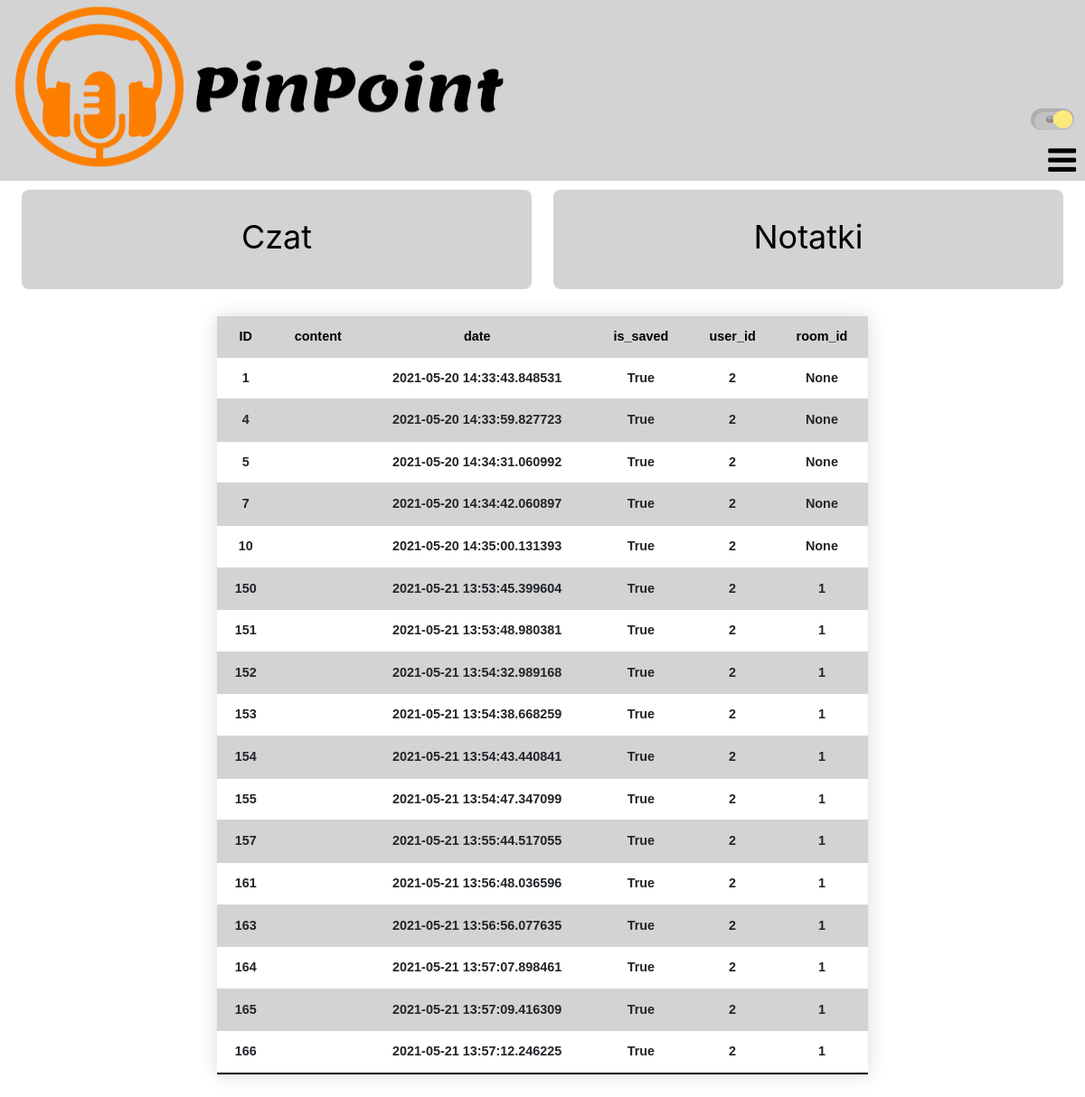
The page /history/user/2/messages on the database its author committed.
### application/models.py (models this page shows, shortened)
class Message(db.Model):
    __tablename__ = "message"
    message_id = db.Column(db.Integer, primary_key=True)
    content = db.Column(db.String(10000))
    date = db.Column(db.DateTime(timezone=True), default=func.now())
    is_saved = db.Column(db.Boolean, default=True)
    user_id = db.Column(db.Integer, db.ForeignKey('user.user_id'))
    room_id = db.Column(db.Integer, db.ForeignKey('room.room_id'))

### application/chat.py (the view)
@chat.route('/history/user/<user_id>/messages')
def history_user_message(user_id):
    json_messages = get_all_messages(user_id)
    return render_template("chat/history.html", user=current_user, messages=json_messages)

### application/chat.py (called while the page is built)
def get_all_messages(user_id=None, room_id=None, limit=100, to_json=False):
    if not user_id and not room_id:
        all_messages = Message.query.limit(limit).all()
    if not user_id and room_id:
        all_messages = Message.query.filter_by(room_id=room_id).limit(limit).all()
    if user_id and not room_id:
        all_messages = Message.query.filter_by(user_id=user_id).limit(limit).all()
    else:
        all_messages = Message.query.filter_by(user_id=user_id, room_id=room_id).limit(limit).all()
    if to_json:
        all_messages_asdict = []
        for message in all_messages:
            all_messages_asdict.append(message.as_dict())
        all_messagesJSON = json.dumps(all_messages_asdict, indent=4, sort_keys=True, default=str)
        return all_messagesJSON
    else:
        return all_messages

### application/templates/chat/history.html (shortened to what this page needs)
{% extends "base.html" %}
{% block styles %}
    <link rel="stylesheet" type="text/css" href="{{ url_for('static', filename='stylesheets/rooms_style.css') }}"/>
{% endblock %}
{% block content %}
    <div id="buttons">
        <a id="rooms2" href="/history/user/{{ current_user.user_id }}/messages"><div class="home_button">
            <p>Czat</p>
        </div></a>
        <a id="notes2" href="/history"><div class="home_button">
            <p>Notatki</p>
        </div></a>
    </div>
    <div id="list">
        <table class="list_table">
            <thead>
            <tr>
                <th>ID</th>
                <th>content</th>
                <th>date</th>
                <th>is_saved</th>
                <th>user_id</th>
                <th>room_id</th>
            </tr>
            </thead>
            <tbody>
            {% for Message in messages %}
                <tr>
                    <td>{{ Message.message_id }}</td>
                    <td>{{ Message.content }}</td>
                    <td>{{ Message.date }}</td>
                    <td>{{ Message.is_saved }}</td>
                    <td>{{ Message.user_id }}</td>
                    <td>{{ Message.room_id }}</td>
                </tr>
            {% endfor %}
            </tbody>
        </table>
    </div>
{% endblock %}

### application/static/stylesheets/base_style.css (style rules this page uses)
* { margin: 0; padding: 0; }
html { position: relative; }
:root { --primary-color: #f3f3f3; --secondary-color: #d3d3d3; --font-color: #000000; --banner-color: url('http://127.0.0.1:5000/static/images/light_banner.png'); }
body { background-color: var(--primary-color); color: var(--font-color); margin: 0; }
#buttons { position: relative; min-height: 100px; width: 100%; }
.home_button { position: relative; min-height: 70px; width: 47%; float: left; margin-top: 10px; margin-left: 2%; background-color: var(--secondary-color); border-radius: 8px; }
.home_button > p { padding:15px; font-size: 3vw; text-align: center; color: var(--font-color); margin-top: 10px; }

### application/static/stylesheets/rooms_style.css (style rules this page uses)
* { margin: 0; padding: 0; }
html { position: relative; }
#buttons { position: relative; min-height: 100px; width: 100%; }
#list { width: 60%; margin-left: 20%; margin-top: 50px; }
.list_table { width: 100%; border-collapse: collapse; margin: 25px 0; font-size: 0.9em; font-family: sans-serif; min-width: 400px; box-shadow: 0 0 20px rgba(0, 0, 0, 0.15); }
.list_table thead tr { background-color: var(--secondary-color); color: var(--font-color); text-align: left; }
.list_table th, .list_table td { padding: 12px 15px; text-align: center; vertical-align: bottom; }
.list_table tbody tr { font-weight: bold; border-bottom: 1px solid var(--secondary-color); }
.list_table tbody tr:nth-of-type(even) { background-color: var(--secondary-color); }
.list_table tbody tr:last-of-type { border-bottom: 2px solid var(--font-color); }

### rows shown on the page
Message: message_id "1", date "2021-05-20 14:33:43.848531", is_saved "True", user_id "2", room_id "None"
Message: message_id "4", date "2021-05-20 14:33:59.827723", is_saved "True", user_id "2", room_id "None"
Message: message_id "5", date "2021-05-20 14:34:31.060992", is_saved "True", user_id "2", room_id "None"
Message: message_id "7", date "2021-05-20 14:34:42.060897", is_saved "True", user_id "2", room_id "None"
Message: message_id "10", date "2021-05-20 14:35:00.131393", is_saved "True", user_id "2", room_id "None"
Message: message_id "150", date "2021-05-21 13:53:45.399604", is_saved "True", user_id "2", room_id "1"
Message: message_id "151", date "2021-05-21 13:53:48.980381", is_saved "True", user_id "2", room_id "1"
Message: message_id "152", date "2021-05-21 13:54:32.989168", is_saved "True", user_id "2", room_id "1"
Message: message_id "153", date "2021-05-21 13:54:38.668259", is_saved "True", user_id "2", room_id "1"
Message: message_id "154", date "2021-05-21 13:54:43.440841", is_saved "True", user_id "2", room_id "1"
Message: message_id "155", date "2021-05-21 13:54:47.347099", is_saved "True", user_id "2", room_id "1"
Message: message_id "157", date "2021-05-21 13:55:44.517055", is_saved "True", user_id "2", room_id "1"
Message: message_id "161", date "2021-05-21 13:56:48.036596", is_saved "True", user_id "2", room_id "1"
Message: message_id "163", date "2021-05-21 13:56:56.077635", is_saved "True", user_id "2", room_id "1"
Message: message_id "164", date "2021-05-21 13:57:07.898461", is_saved "True", user_id "2", room_id "1"
Message: message_id "165", date "2021-05-21 13:57:09.416309", is_saved "True", user_id "2", room_id "1"
Message: message_id "166", date "2021-05-21 13:57:12.246225", is_saved "True", user_id "2", room_id "1"
